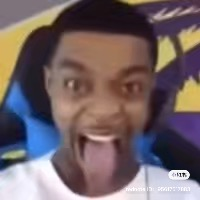
#> input picture my_face.JPG, 200 x 200 px
$ python -i feature_extractor.py   (imports and definitions only)
#> lines starting #> are read from the running program, lines starting #| are printed output that depends on the picture
import cv2
import numpy as np
from PIL import Image
from tensorflow.keras.applications.vgg16 import VGG16, preprocess_input
from tensorflow.keras.models import Model

# [1 line that did not run here, left out]
# [1 line that did not run here, left out]
face_cascade = cv2.CascadeClassifier('haarcascade_frontalface_default.xml')

def crop_human_face(image_path):
    """Finds and crops the human face in an image."""
#> called with image_path = 'my_face.JPG'
    try:
        img = cv2.imread(image_path)
#> img is the input picture: shape (200, 200, 3); mean B, G, R 102, 99, 114.4
        gray = cv2.cvtColor(img, cv2.COLOR_BGR2GRAY)
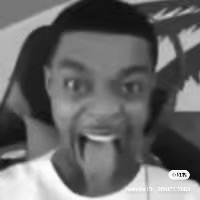
#> gray: shape (200, 200); min 14, max 254, mean 104
        faces = face_cascade.detectMultiScale(gray, 1.3, 5)
#> faces = [[30, 28, 146, 146]]

        if len(faces) == 0:
            return None # No face found

        # Get coordinates of the first face found
        x, y, w, h = faces[0]
#> x = 30; y = 28; w = 146; h = 146
        cropped_face = img[y:y+h, x:x+w]
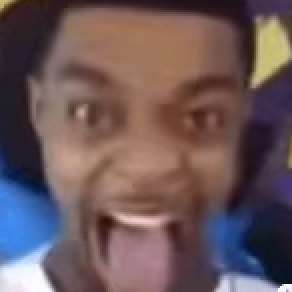
#> cropped_face: shape (146, 146, 3) (shown 2 times larger); mean B, G, R 89.3, 87, 106.8

        # Convert from OpenCV's BGR format to PIL's RGB format
        cropped_face_rgb = cv2.cvtColor(cropped_face, cv2.COLOR_BGR2RGB)
        return Image.fromarray(cropped_face_rgb)
    except Exception as e:
        print(f"Error cropping human face from {image_path}: {e}")
        return None

def crop_center(image_path):
    """Crops the center square of a dog image."""
    try:
        img = Image.open(image_path)
        width, height = img.size
        new_dim = min(width, height)

        left = (width - new_dim) / 2
        top = (height - new_dim) / 2
        right = (width + new_dim) / 2
        bottom = (height + new_dim) / 2

        return img.crop((left, top, right, bottom))
    except Exception as e:
        print(f"Error center-cropping {image_path}: {e}")
        return None

def get_feature_vector(img_obj):
    """
    This function now takes a PIL Image object and returns its feature vector.
    """
    if img_obj is None:
        return None

    img_resized = img_obj.resize((224, 224))

    img_array = np.array(img_resized)

    if img_array.ndim == 2: # Grayscale
        img_array = np.stack([img_array]*3, axis=-1)
    elif img_array.shape[2] == 4: # RGBA
        img_array = img_array[:,:,:3]

    expanded_img_array = np.expand_dims(img_array, axis=0)
    processed_img = preprocess_input(expanded_img_array)

    feature_vector = model.predict(processed_img, verbose=0)
    flattened_vector = feature_vector.flatten()
    normalized_vector = flattened_vector / np.linalg.norm(flattened_vector)

    return normalized_vector

>>> result = crop_human_face('my_face.JPG')
